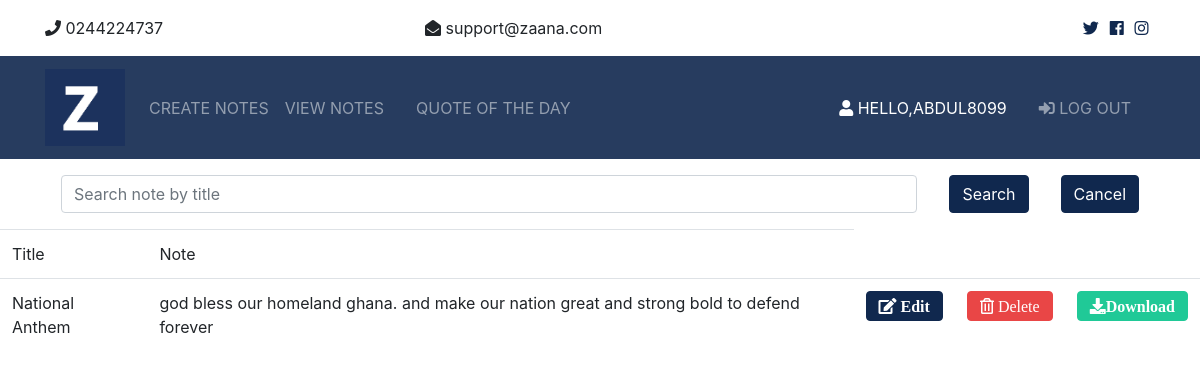
/view_notes (signed in), run on the app's committed database.
### noteapp/models.py (models this page shows)
class Notes(models.Model):
	user = models.ForeignKey(User,on_delete=models.RESTRICT)
	title = models.CharField(max_length=30)
	note = models.CharField(max_length=1000)
	def __str__(self):
		return self.title

### noteapp/views.py (the view)
# urls.py: path('view_notes',view_notes,name='view_note'),
@login_required(login_url='login')
def view_notes(request):
    id = request.user.id
    obj = Notes.objects.filter(user_id = id)
    print(obj)
    context = {'Notes':obj}
    return render(request,'view_notes.html',context)

### template/view_notes.html (shortened to what this page needs)
{%extends 'base2.html' %}
{%block content %}
<form method="post"  autocomplete="off" action="{% url 'searcher' %}" >
<div class="container d-flex" >
   <input class="form-control m-3" type="text" name="search" placeholder="Search note by title">
   <button type="submit" class="btn btn-primary m-3">Search</button>
   <button type="submit" class="btn btn-primary m-3">Cancel</button>
</div>
<table class="table  ">
    <thead >
        <tr>
            <td>Title</td>
            <td>Note</td>
        </tr>
    </thead>
    <tbody>
         {% for note in Notes %}
         <tr>
             <td>{{note.title}}</td>
             <td>{{note.note}}</td>
             <td> <button type="button" class="btn btn-primary fas fa-edit" onclick="location.href='{% url 'edit_note' note.id %}' "> Edit</button></td>
             <td> <button type="button" class="btn btn-danger far fa-trash-alt"  onclick="location.href='{% url 'delete_note' note.id %}' "> Delete</button></button></td>
             <td> <button type="button" class="btn btn-success fas fa-download"  onclick="location.href='{% url 'download_note' note.id %}' ">Download</button></td>
         </tr>
         {%endfor%}
    </tbody>
</table>
{%endblock%}

### template/partials/_navbar.html (shortened to what this page needs)
{%load static %}
<link href="{% static 'css/bootstrap.css' %}" rel="stylesheet">
  <link rel="stylesheet" href="{% static 'css/all.css' %}">
  <link rel="stylesheet" href="{% static 'css/all.css' %}">
  </head>
  <body>
  <section id="top-bar" class="p-3" >
    <div class="container">
      <div class="row">
        <div class="col-md-4">
          <i class="fas fa-phone"></i> 0244224737
        </div>
        <div class="col-md-4">
          <i class="fas fa-envelope-open"></i> support@zaana.com
        </div>
        <div class="col-md-4">
          <div class="social text-right">
            <a href="#">
              <i class="fab fa-twitter"></i>
            </a>
            <a href="#">
              <i class="fab fa-facebook"></i>
            </a>
            <a href="#">
              <i class="fab fa-instagram"></i>
            </a>
          </div>
        </div>
      </div>
    </div>
  </section>
  <nav class="navbar navbar-expand-lg navbar-dark bg-primary sticky-top">
    <div class="container">
      <a class="navbar-brand" href="">
        <img src="{% static 'img/final.png' %}"  class="logo" alt="">
      </a>
      <div class="collapse navbar-collapse" id="navbarNavAltMarkup">
        <ul class="navbar-nav">
          <li >
         <a class="nav-link" href="{% url 'create_note' %}">Create Notes</a>
          </li>
          <li
          class = "nav-item mr-3"
          >
            <a class="nav-link" href="{% url 'view_note' %}">View Notes</a>
          </li>
          <li class="nav-item mr-3">
            <a class="nav-link" href="{% url 'quote' %}">Quote of the Day</a>
          </li>
        </ul>
        <ul class="navbar-nav ml-auto">
          <li class="nav-item mr-3">
            <a class="nav-link text-white" href="#">
              <i class="fas fa-user"></i> Hello,{{user.username}} </a>
          </li>
          <li class="nav-item mr-3">
            <a href="javascript:{document.getElementById('logout').submit()}" class="nav-link" >
              <i class="fas fa-sign-in-alt"></i>
              Log Out</a>
          </li>
        </ul>
      </div>
    </div>
  </nav>

### static/css/all.css (style rules this page uses)
.fa, .fas, .far, .fal, .fab { -moz-osx-font-smoothing: grayscale; -webkit-font-smoothing: antialiased; display: inline-block; font-style: normal; font-variant: normal; text-rendering: auto; line-height: 1; }
.fa-download:before { content: "\f019"; }
.fa-edit:before { content: "\f044"; }
.fa-envelope-open:before { content: "\f2b6"; }
.fa-facebook:before { content: "\f09a"; }
.fa-instagram:before { content: "\f16d"; }
.fa-phone:before { content: "\f095"; }
.fa-sign-in-alt:before { content: "\f2f6"; }
.fa-trash-alt:before { content: "\f2ed"; }
.fa-twitter:before { content: "\f099"; }
.fa-user:before { content: "\f007"; }
.fab { font-family: 'Font Awesome 5 Brands'; }
.far { font-family: 'Font Awesome 5 Free'; font-weight: 400; }
.fa, .fas { font-family: 'Font Awesome 5 Free'; font-weight: 900; }

### static/css/style.css (style rules this page uses)
img { width: 100%; }
.logo { width: 80px; }
.navbar { opacity: 0.9; text-transform: uppercase; }
.social a { margin-right: 0.4rem; }

### data on the page
Notes: title "National Anthem", note "god bless our homeland ghana. and make our nation great and strong bold to defend forever"

### other printed values
{{ user.username }} "ABDUL8099"
